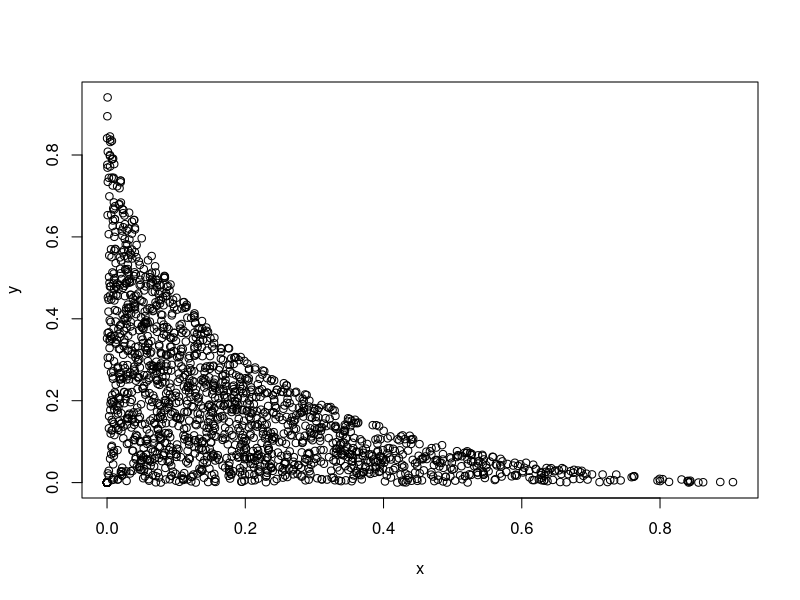
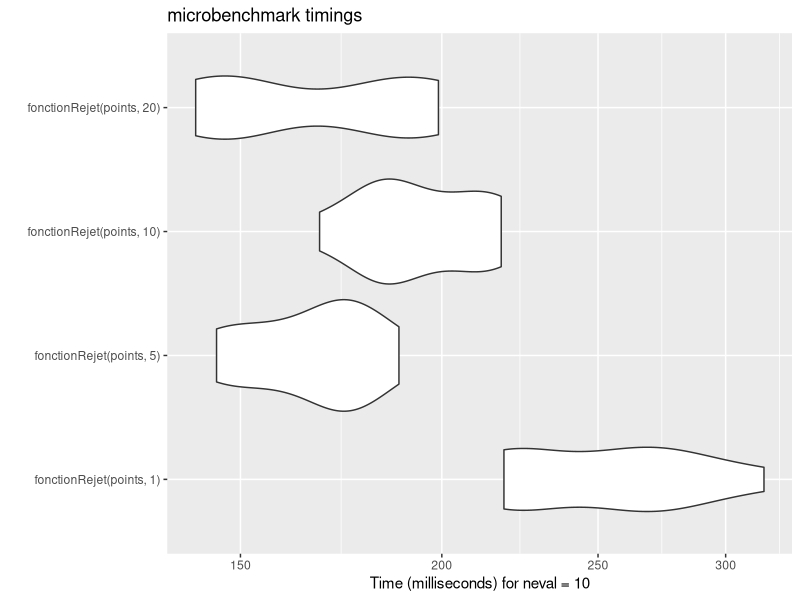

Write R code to recreate these figures, in order.
## Devoir Obligatoire 2
## VIGNE QUENTIN - PC4DS M2DM

##############################
######## Exercice DO2 ########
##############################

## Vider env + import lib ####
rm(list = ls())
library(microbenchmark)
library(ggplot2)

u = runif(min = 0, max = 1, n = 10000)
v = runif(min = 0, max = 1, n = 10000)

points <- data.frame(u,v)


## Fonction de rejet ####
fonctionRejet <- function(data,k){
  x <- numeric(nrow(data))
  y <- numeric(nrow(data))
  #pour indicage des vecteurs x,y
  n <- 1
  for (i in 1:nrow(data)){
    #rejet
    if ((data[i,1]^(1/k)+data[i,2]^(1/k))<=1) {
      x[n] <- data[i,1]
      y[n] <- data[i,2]
      n = n+1
    }
  }
  df_rejet <- data.frame(x, y)
  return(df_rejet)
}




## Test de la fonction ####
results <- fonctionRejet(points,2)
plot(results)
# pas de soucis, ça rejete bien les points au dessus de 1

## Benchmark du temps de calcul : ####

mb <- microbenchmark(fonctionRejet(points,1),
               fonctionRejet(points,5),
               fonctionRejet(points,10),
               fonctionRejet(points,20),
               times=10)
autoplot(mb)

# Unit: milliseconds
# expr      min       lq     mean   median       uq      max neval
# fonctionRejet(points, 1) 307.6131 310.7151 313.9445 313.8570 317.2503 323.1151    10
# fonctionRejet(points, 5) 209.5509 211.4783 214.1646 212.3906 216.4156 220.3735    10
# fonctionRejet(points, 10) 209.3837 209.9065 221.1311 211.2308 212.5177 311.0771    10
# fonctionRejet(points, 20) 211.0309 212.6861 217.0996 216.6153 218.8806 231.5863    10